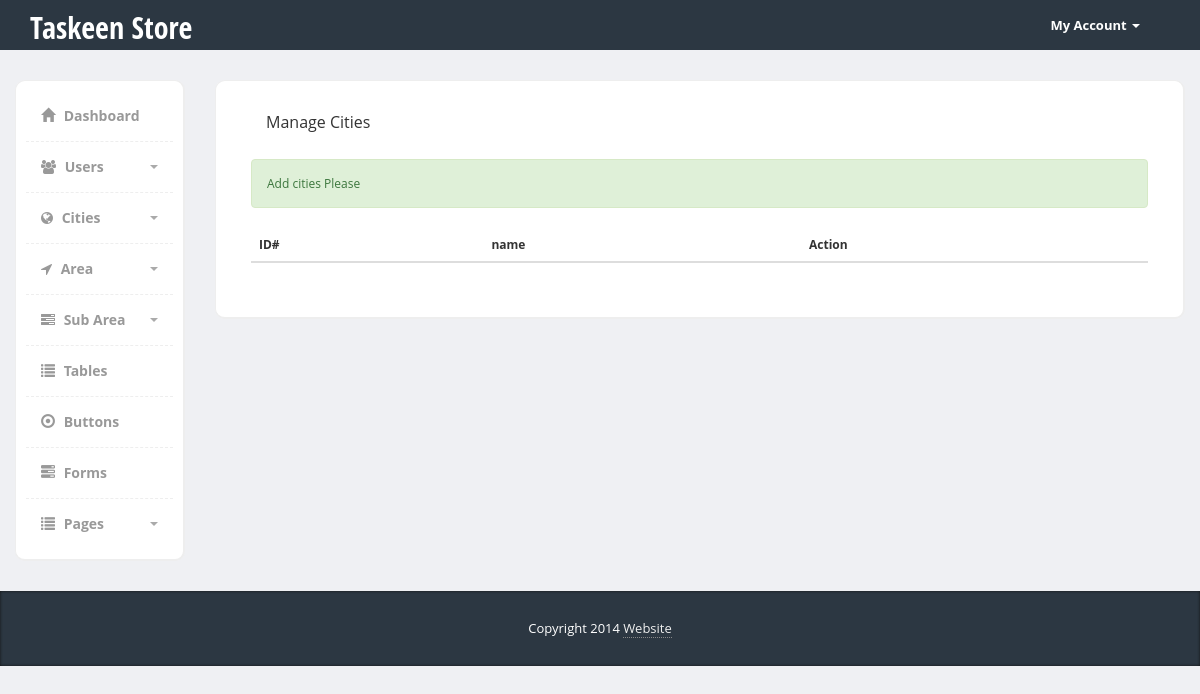
/Admin/city.php (signed in), run on an earlier commit of the app's database.
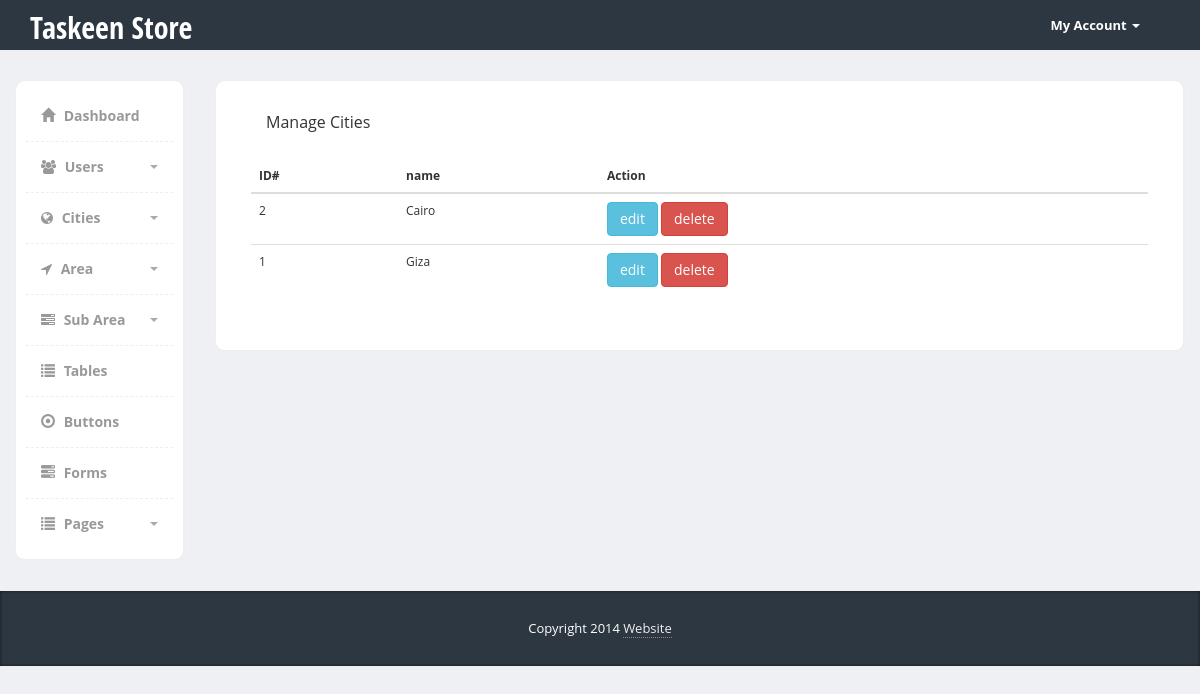
And on a later commit of the database.
### tables this page shows
CREATE TABLE `city` (
  `id` int(11) NOT NULL,
  `name` varchar(255) NOT NULL
);

### Admin/city.php (the view, shortened to what this page needs)
<?php
    if (isset($_SESSION["admin_mail"])) {
        include "init.php";
        $do = isset($_GET['do']) ? $_GET['do'] : 'Manage';
?>
<div class="page-content">
    <div class="row">
        <?php
        include "includes/templates/sidebar.php";
        ?>
        <?php if ($do == 'Manage'): ?>
        <div class="col-md-10">
            <div class="content-box-large">
                <div class="panel-heading">
                    <div class="panel-title">
                        Manage Cities
                    </div>
                </div>
                <?php
                    $stmt = $conn->prepare("SELECT * FROM city ORDER BY id DESC");
                    $stmt->execute();
                    $rows = $stmt->fetchAll();
                    $count = $stmt->rowCount();
                ?>
                <div class="panel-body">
                    <div class="table-responsive">
                        <table class="table">
                            <thead>
                                <tr>
                                    <th>ID#</th>
                                    <th>name</th>
                                    <th>Action</th>
                                </tr>
                            </thead>
                            <tbody>
                                <?php if ($count > 0): ?>
                                    <?php foreach ($rows as $row): ?>
                                        <tr>
                                            <td><?php echo $row['id']; ?></td>
                                            <td><?php echo $row['name']; ?></td>
                                            <td>
                                               <a href="city.php?do=Edit&cityId=<?php echo $row['id']; ?>" class="btn btn-info">edit</a>
                                               <a href="city.php?do=Delete&cityId=<?php echo $row['id']; ?>" class="btn btn-danger">delete</a>
                                            </td>
                                        </tr>
                                    <?php endforeach; ?>
                                <?php else: ?>
                                    <tr>
                                        <div class="alert alert-success">Add cities Please</div>
                                    </tr>
                                <?php endif; ?>
                            </tbody>
                        </table>
                    </div>
                </div>
            </div>
        </div>
        <?php endif; ?>
  </div>
</div>
<?php
        include "includes/templates/footer.php";
    }else {
        header ("Location: login.php");
        exit();
    }
?>

What changed in the data, as far as the page shows it:
added city: id "2", name "Cairo"
added city: id "1", name "Giza"
Also different on the page:
text no longer shown: "Add cities Please"
